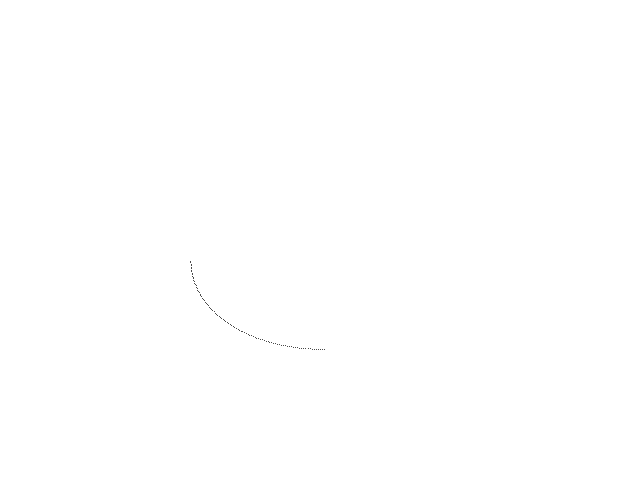
Frame 1 (no input)
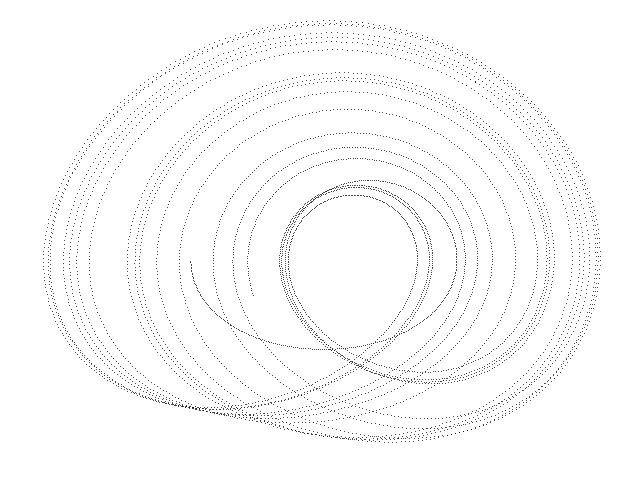
Frame 60 (the mouse pressed at the canvas centre just before this capture)
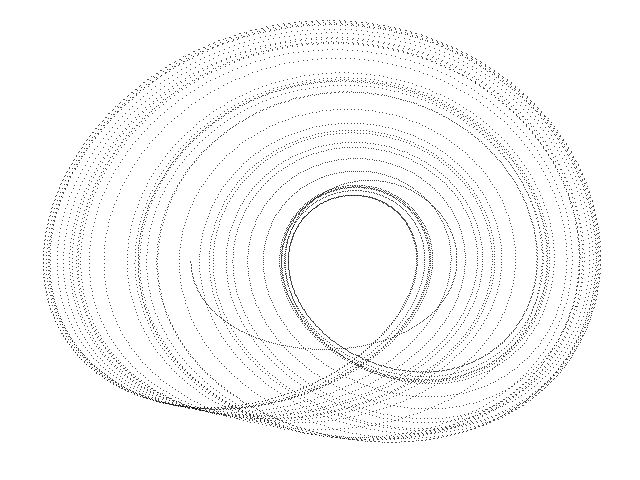
Frame 120 (the mouse held since frame 60 and released just before this capture)

The Processing sketch that drew these frames (run headless with seeded random() and noise(); from frame 60 on, the mouse is pressed at the canvas centre):

// Processing sketch: Bouali_1_B
// ── Bouali_1_B.pde
// Bouali type I B - chaotic attractor - based Van der Pol oscillator //

  float x = 0.01;
  float y = 0.01;
  float z = 0.0;
  float dt = 0.005;
  float a = 0.02;
  float b = 0.4;
  float c = 0.2;
  float d = 10.0;
  float e = 0.1;
  float s = 150.0;


void setup() {
  
  size(640, 480);
  background(255);
  
}

void draw() {
  
  for (int i=0; i<100; i++) {
    
    float nx = x;
    float ny = y;
    float nz = z;
    
    x = nx + dt * (a * ny + b * nx * (c - pow(ny, 2.0)));
    y = ny + dt * (-nx + s * nz);
    z = nz + dt * (d * nx - e * ny); 
  
    point(190 + (92 * y), 260 + (2950 * z));
        
  }

}
 
